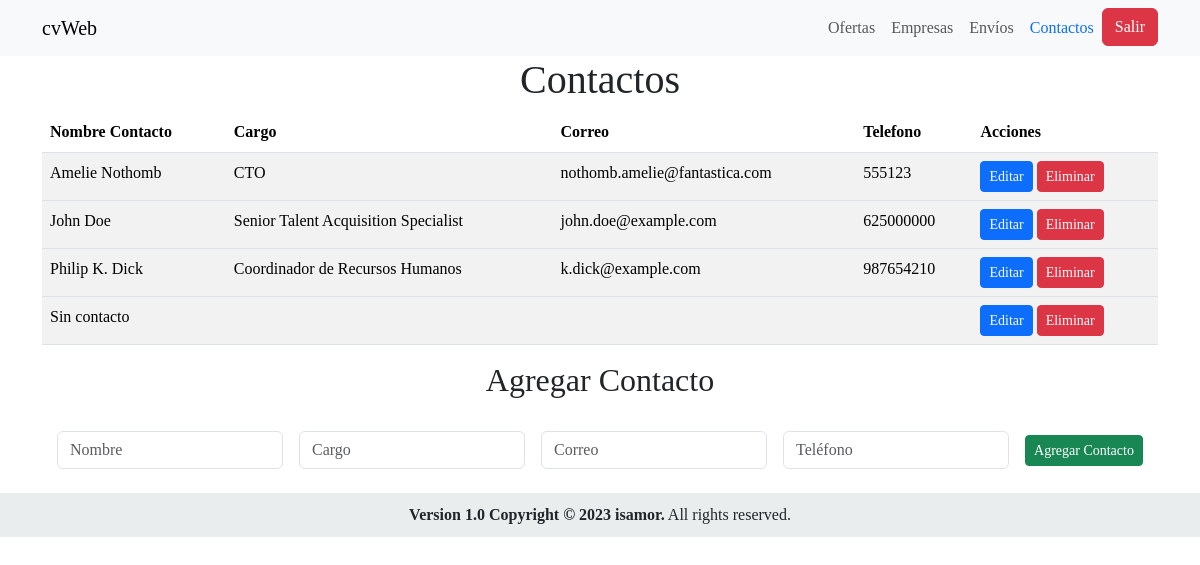
Page /controladores/contactocontrolador.php on the committed database.
### tables this page shows
CREATE TABLE `contacto` (
  `id_contacto` int(11) NOT NULL,
  `nombre_contacto` varchar(255) DEFAULT NULL,
  `cargo` varchar(255) DEFAULT NULL,
  `correo` varchar(100) DEFAULT NULL,
  `telefono` varchar(9) DEFAULT NULL
);

### controladores/contactocontrolador.php (called while the page is built, shortened)
<?php
require_once '../vistas/contacto.php';
require_once '../modelos/contactomodelo.php';
class ContactoControlador{
    private $contactoModelo;
    public function __construct() {
        $this->contactoModelo = new ContactoModelo();
    }
    public function mostrarContactos() {
        return $this->contactoModelo->obtenerContactos();
    }
}

### config/conexiondb.php (called while the page is built, shortened)
<?php
class ConexionDb {
    private $mysqli;
    public function __construct() {
        $this->mysqli = new mysqli(DB_HOST, DB_USERNAME, DB_PASSWORD, DB_DATABASE);
    }
    public function getMysqli() {
        return $this->mysqli;
    }
}

### modelos/contactomodelo.php (called while the page is built, shortened)
<?php
require_once '../config/conexiondb.php';
require_once '../controladores/contactocontrolador.php';
class ContactoModelo
{
    private $mysqli;
    public function __construct()
    {
        $conexionDb = new ConexionDb();
        $this->mysqli = $conexionDb->getMysqli();
    }
    private function ejecutarConsulta($consulta) {
        return $this->mysqli->query($consulta);
    }
    public function obtenerContactos() {
        $ssql = "SELECT * FROM contacto order by nombre_contacto ASC ; ";
        return $this->ejecutarConsulta($ssql);
    }
}

### vistas/contacto.php (the view, shortened to what this page needs)
<?php
require_once '../controladores/contactocontrolador.php';
require_once '../modelos/contactomodelo.php';
?>
<!DOCTYPE html>
<html>
<head>
    <link href="../sources/bootstrap/css/bootstrap-5.3.2-dist/css/bootstrap.min.css" rel="stylesheet"
>
    <link href="https://cdn.jsdelivr.net/npm/bootstrap@5.3.2/dist/css/bootstrap.min.css" rel="stylesheet"
>
    <link rel="stylesheet" type="text/css" href="/sources/css/estilo.css">
</head>
<body>
    <nav class="navbar navbar-expand-lg bg-light">
        <div class="container">
            <a class="navbar-brand" href="index.php">cvWeb</a>
            <div class="collapse navbar-collapse" id="navbarSupportedContent">
                <ul class="navbar-nav ms-auto">
                    <li class="nav-item">
                        <a class="nav-link" href="ofertas.php">Ofertas</a>
                    </li>
                    <li class="nav-item">
                        <a class="nav-link" href="empresa.php">Empresas</a>
                    </li>
                    <li class="nav-item">
                        <a class="nav-link" href="envio.php">Envíos</a>
                    </li>
                    <li class="nav-item">
                        <a class="nav-link active text-primary" aria-current="page" href="">Contactos</a>
                    </li>
                    <form action="../controladores/controlador_cerrar_sesion.php" method="post">
                        <button type="submit" class="btn btn-danger">Salir</button>
                    </form>
                </ul>
            </div>
        </div>
    </nav>
    <div class="container table-responsive mx-auto">
        <h1 class="text-center">Contactos</h1>
        <table class="table table-striped">
            <thead>
                <tr>
                    <th scope="col">Nombre Contacto</th>
                    <th scope="col">Cargo</th>
                    <th scope="col">Correo</th>
                    <th scope="col">Telefono</th>
                    <th scope="col">Acciones</th>
                </tr>
            </thead>
            <tbody>
            <?php
                    $controladorContactos = new ContactoControlador();
                    $contactos = $controladorContactos->mostrarContactos();
                    foreach ($contactos as $contacto): ?>
                        <tr>
                            <td>
                                <?= $contacto['nombre_contacto'] ?>
                            </td>
                            <td>
                                <?= $contacto['cargo'] ?>
                            </td>
                            <td>
                                <?= $contacto['correo'] ?>
                            </td>
                            <td>
                                <?= $contacto['telefono'] ?>
                            </td>
                            <td>
                                <div>
                                <button class="btn btn-primary btn-sm"
                                        onclick="editarContacto(<?= $contacto['id_contacto'] ?>)">Editar</button>
                                    <form action="" method="post" class="d-inline">
                                        <button class="btn btn-danger btn-sm" type="submit"
                                            name="eliminar_contacto">Eliminar</button>
                                    </form>
                                </div>
                            </td>
                        </tr>
                    <?php endforeach; ?>
            </tbody>
        </table>
    </div>
<div class="container mx-auto">
    <h2 class="text-center">Agregar Contacto</h2>
    <br>
    <form action="" method="post" class="d-flex justify-content-center align-items-center flex-wrap">
        <div class="form-group mx-2">
            <input type="text" class="form-control" name="nombre_contacto" placeholder="Nombre">
        </div>
        <div class="form-group mx-2">
            <input type="text" class="form-control" name="cargo" placeholder="Cargo">
        </div>
        <div class="form-group mx-2">
            <input type="text" class="form-control" name="correo" placeholder="Correo">
        </div>
        <div class="form-group mx-2">
            <input type="text" class="form-control" name="telefono" placeholder="Teléfono">
        </div>
        <div class="form-group mx-2">
            <button class="btn btn-sm btn-success" type="submit" name="agregar_contacto">Agregar Contacto</button>
        </div>
    </form>
</div>
<br>
<?php require_once "../vistas/modulos/footer.php"; ?>
</body>
</html>

### sources/css/estilo.css (style rules this page uses)
h1 { font-family: Lato-Regular; }
body, form { font-family: Montserrat-Medium; }

### rows in the picture
contacto: nombre_contacto "Amelie Nothomb", cargo "CTO", correo "nothomb.amelie@fantastica.com", telefono "555123"
contacto: nombre_contacto "John Doe", cargo "Senior Talent Acquisition Specialist", correo "john.doe@example.com", telefono "625000000"
contacto: nombre_contacto "Philip K. Dick", cargo "Coordinador de Recursos Humanos", correo "k.dick@example.com", telefono "987654210"
contacto: nombre_contacto "Sin contacto"
